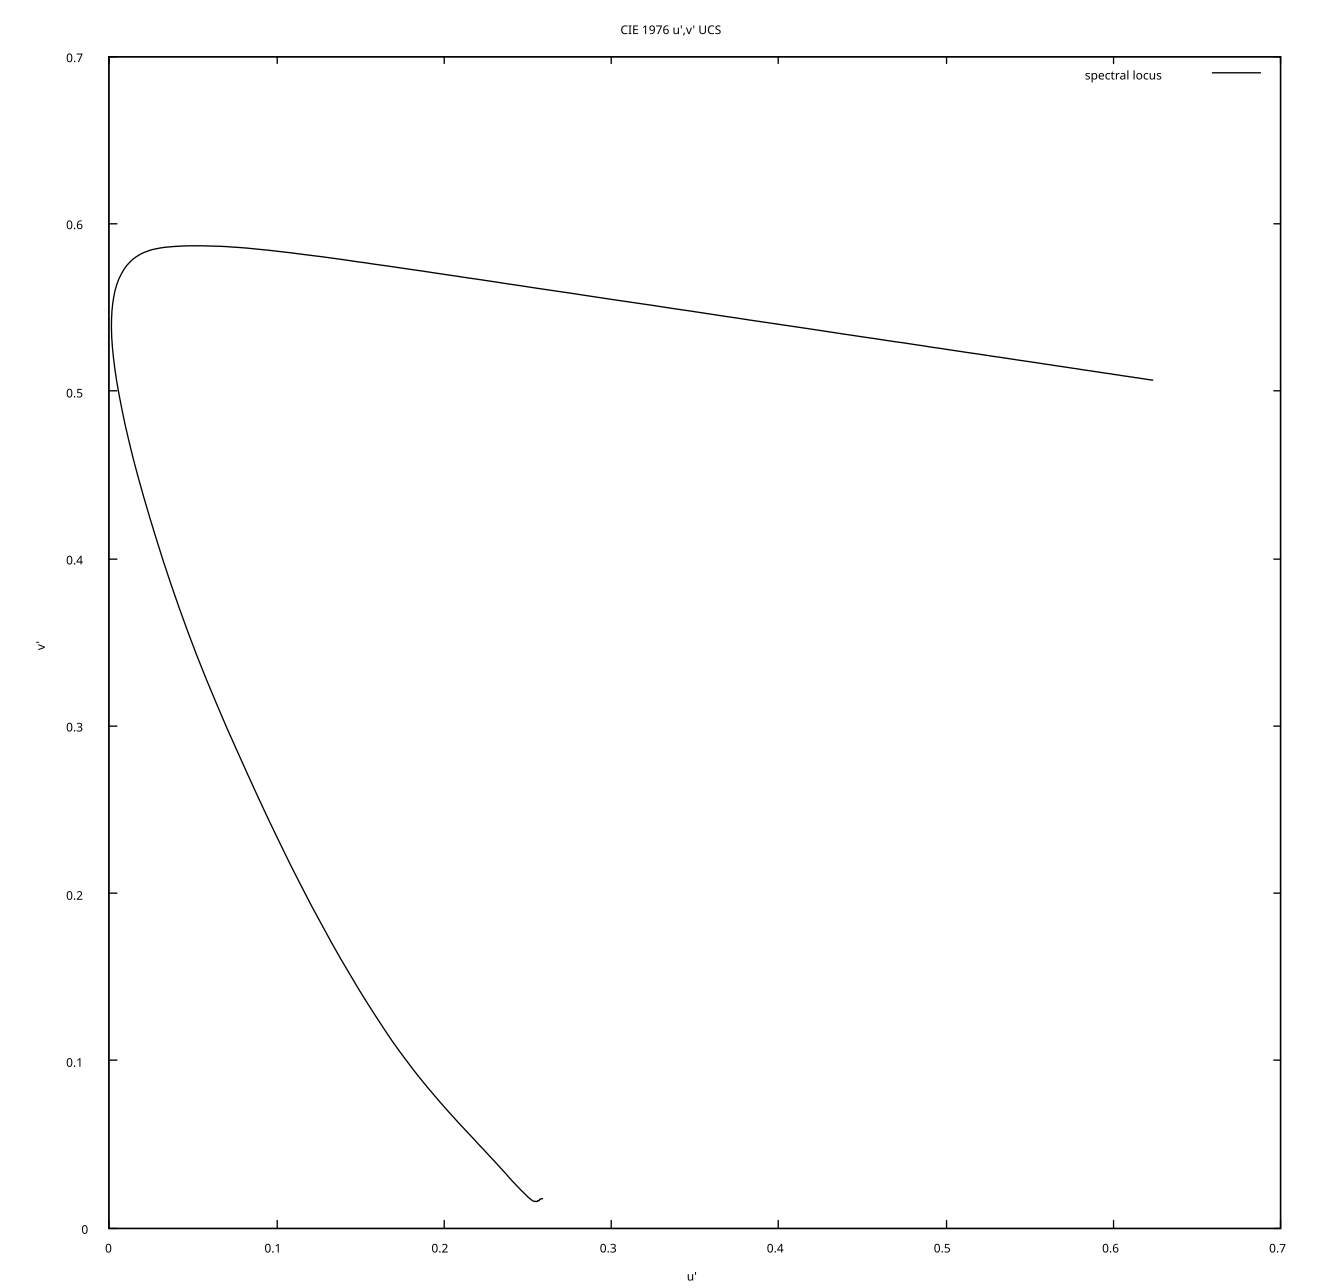

This chart was generated by the following gnuplot code:
set terminal qt size 1000,1000
set title "CIE 1976 u',v' UCS"
set xrange [0:0.7]
set yrange [0:0.7]
set xlabel "u'"
set ylabel "v'"
set size square
set mouse
plot "visual_upvp_locus.txt" using 2:3 with lines title "spectral locus" linecolor -1
